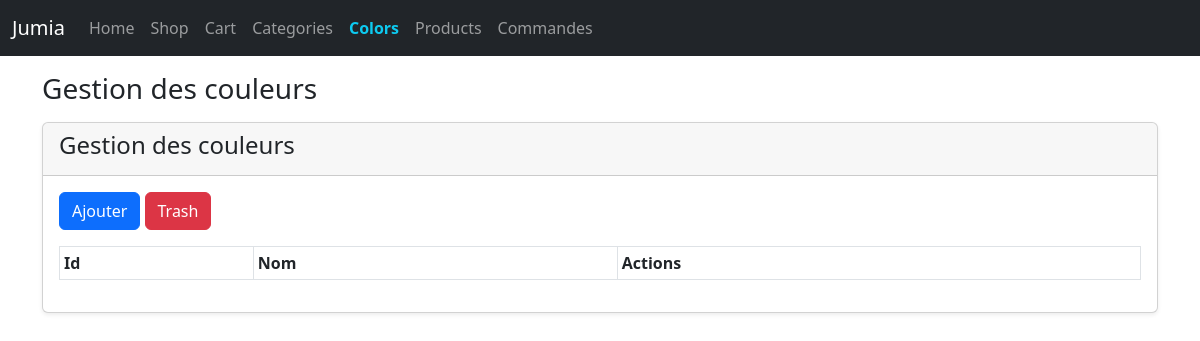
Before: /couleurs.php with the older database file.
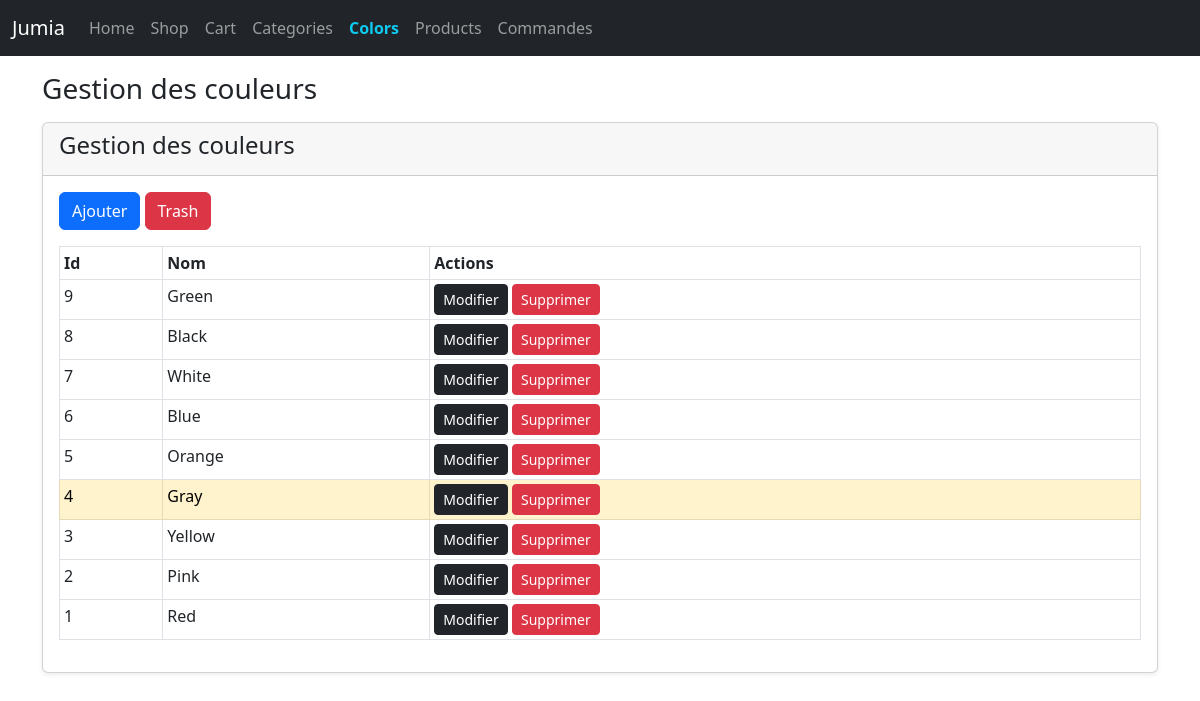
After: the same page with the newer database file.
### tables this page shows
CREATE TABLE
    `couleurs` (
        `id` int(11) NOT NULL,
        `nom` varchar(100) DEFAULT NULL,
        `created_at` datetime NOT NULL DEFAULT current_timestamp(),
        `updated_at` datetime DEFAULT NULL,
        `deleted_at` datetime DEFAULT NULL
    );

### couleurs.php (the view, shortened to what this page needs)
<?php
require "Database/pdo.php";
$trash = false;
$btn_color = 'danger';
$btn_name = 'Trash';
$btn_link = '?trash=trash';
$query = $trash ? "NOT" : '';
$couleurs = $pdo->query("SELECT * FROM couleurs WHERE deleted_at IS $query NULL  ORDER BY id DESC")->fetchAll();
?>
<!doctype html>
<html lang="en">
<head>
    <link href="https://cdn.jsdelivr.net/npm/bootstrap@5.2.1/dist/css/bootstrap.min.css" rel="stylesheet">
</head>
<body>
    <header>
        <?php require "body/nav.php" ?>
    </header>
    <main class="container">
        <h3 class="my-3">Gestion des couleurs</h3>
        <div class="card shadow-sm">
            <div class="card-header">
                <h4>Gestion des couleurs</h4>
            </div>
            <div class="card-body">
                <button type="button" class="btn btn-primary mb-3" data-bs-toggle="modal" data-bs-target="#add_category">
                    Ajouter
                </button>
                <a href="couleurs.php<?= $btn_link  ?>" class="btn btn-<?= $btn_color ?> mb-3"><?= $btn_name ?></a>
                <div class="table-responsive">
                    <table class="table table-bordered table table-stripeda table-sm table-hover">
                        <thead>
                            <tr>
                                <th>Id</th>
                                <th>Nom</th>
                                <th>Actions</th>
                            </tr>
                        </thead>
                        <tbody>
                            <?php foreach ($couleurs as $key => $c) : ?>
                                <tr class="<?= $c['id'] == 4 ? 'table-warning' : '' ?>">
                                    <td>
                                        <?= $c['id'] ?>
                                    </td>
                                    <td>
                                        <?= ucwords($c['nom']) ?>
                                    </td>
                                    <td>
                                        <button type="button" class="btn btn-sm btn-dark" data-bs-toggle="modal" data-bs-target="#update_category_<?= $c['id'] ?>">
                                            Modifier
                                        </button>
                                        <?php if (!$trash) : ?>
                                            <button type="button" class="btn btn-sm btn-danger" data-bs-toggle="modal" data-bs-target="#delete_category_<?= $c['id'] ?>">
                                                Supprimer
                                            </button>
                                        <?php endif ?>
                                    </td>
                                </tr>
                            <?php endforeach ?>
                        </tbody>
                    </table>
                </div>
            </div>
        </div>
    </main>
</body>
</html>

Changed rows visible on the page:
added couleurs: id "9", nom "Green"
added couleurs: id "8", nom "Black"
added couleurs: id "7", nom "White"
added couleurs: id "6", nom "Blue"
added couleurs: id "5", nom "Orange"
added couleurs: id "4", nom "Gray"
added couleurs: id "3", nom "Yellow"
added couleurs: id "2", nom "Pink"
added couleurs: id "1", nom "Red"
